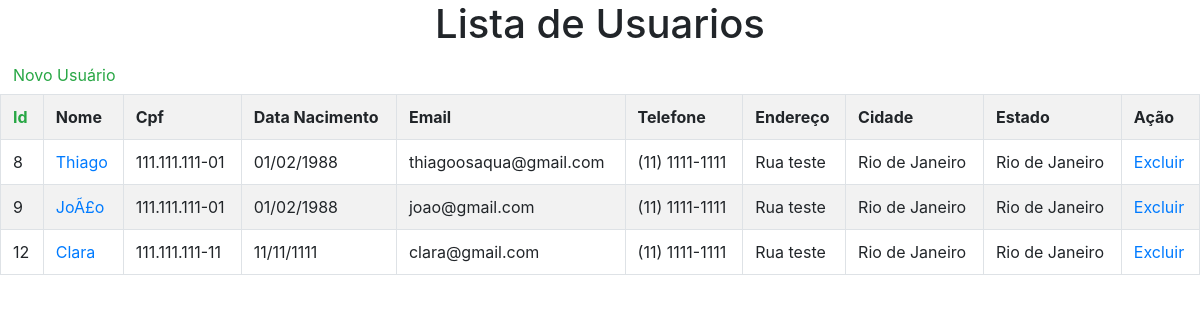
The page / on the database its author committed.
### tables this page shows
CREATE TABLE `usuario` (
  `usu_id` int(11) NOT NULL,
  `usu_nome` varchar(50) NOT NULL,
  `usu_cpf` varchar(14) NOT NULL,
  `usu_dt_nasc` varchar(10) NOT NULL,
  `usu_email` varchar(50) NOT NULL,
  `usu_telefone` varchar(14) NOT NULL,
  `usu_endereco` varchar(100) NOT NULL,
  `usu_cidade` varchar(50) NOT NULL,
  `usu_estado` varchar(50) NOT NULL
);

### usuario.class.php (called while the page is built, shortened)
<?php
class Usuario{
    private $pdo;
    public function __construct() {
        $this->pdo = new PDO("mysql:dbname=entrevista;host=localhost", "root", "");
    }
    public function getAllUsuario() {
		$sql = "select * from usuario";
		$sql = $this->pdo->query($sql);
		if($sql->rowCount() > 0) {
			return $sql->fetchAll();
		} else {
			return array();
		}
	}
}
?>

### index.php (the view, shortened to what this page needs)
<?php
include './usuario.class.php';
$usuario = new Usuario();
?>
<html>
    <head>
        <link href="css/bootstrap.min.css" rel="stylesheet" type="text/css"/>
        <link href="css/all.min.css" rel="stylesheet" type="text/css"/>
    </head>
    <body>
        <h1><center>Lista de Usuarios</center></h1>
        <a href="adicionausuario.php" class="btn text-success">Novo Usuário</a>
        <table class="table table-bordered table-striped">
            <tr>
                <th class="text-success">Id</th>
                <th>Nome</th>
                <th>Cpf</th>
                <th>Data Nacimento</th>
                <th>Email</th>
                <th>Telefone</th>
                <th>Endereço</th>
                <th>Cidade</th>
                <th>Estado</th>
                <th>Ação</th>
            </tr>
            <?php
                $lista = $usuario->getAllUsuario();
                foreach ($lista as $item):
            ?>
            <tr>
                <td><?php echo $item['usu_id']?></td>
                <td><a href="alterausuario.php?id=<?php echo $item['usu_id']?>"><?php echo $item['usu_nome']?></a></td>
                <td><?php echo $item['usu_cpf']?></td>
                <td><?php echo $item['usu_dt_nasc']?></td>
                <td><?php echo $item['usu_email']?></td>
                <td><?php echo $item['usu_telefone']?></td>
                <td><?php echo $item['usu_endereco']?></td>
                <td><?php echo $item['usu_cidade']?></td>
                <td><?php echo $item['usu_estado']?></td>
                <td><a href="deletarusuario.php?id=<?php echo $item['usu_id']?>" data-confirm='Tem certeza de que deseja excluir o item selecionado?'>Excluir</a></td>
            </tr>
            <?php endforeach;?>
        </table>
    </body>
</html>

### rows shown on the page
usuario: usu_id "8", usu_nome "Thiago", usu_cpf "111.111.111-01", usu_dt_nasc "01/02/1988", usu_email "thiagoosaqua@gmail.com", usu_telefone "(11) 1111-1111", usu_endereco "Rua teste", usu_cidade "Rio de Janeiro", usu_estado "Rio de Janeiro"
usuario: usu_id "9", usu_nome "JoÃ£o", usu_cpf "111.111.111-01", usu_dt_nasc "01/02/1988", usu_email "joao@gmail.com", usu_telefone "(11) 1111-1111", usu_endereco "Rua teste", usu_cidade "Rio de Janeiro", usu_estado "Rio de Janeiro"
usuario: usu_id "12", usu_nome "Clara", usu_cpf "111.111.111-11", usu_dt_nasc "11/11/1111", usu_email "clara@gmail.com", usu_telefone "(11) 1111-1111", usu_endereco "Rua teste", usu_cidade "Rio de Janeiro", usu_estado "Rio de Janeiro"
